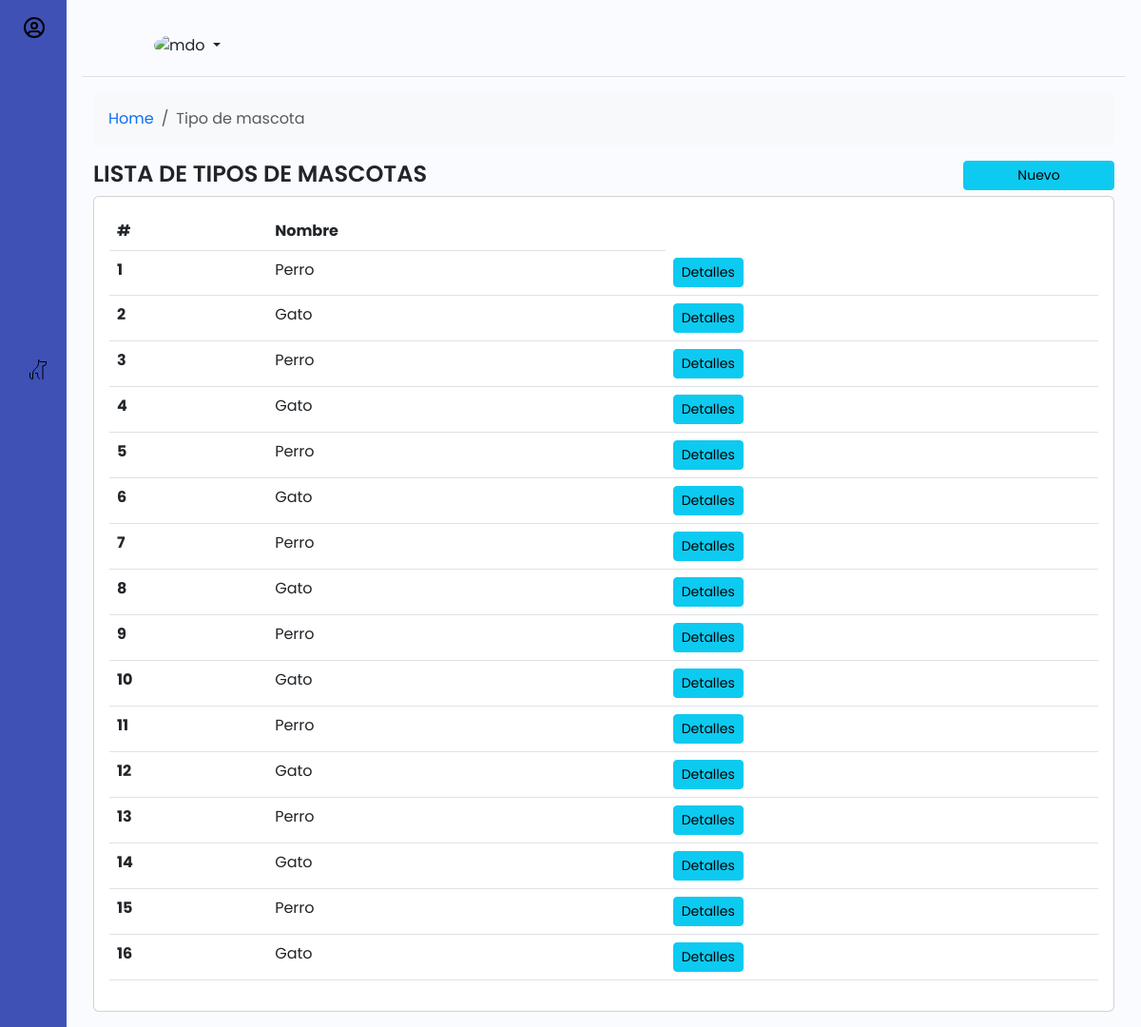
The page /Pag/Tipomascota/lista.php on the database its author committed.
### tables this page shows
CREATE TABLE IF NOT EXISTS `tipo_mascota` (
  `id_tipom` int NOT NULL AUTO_INCREMENT,
  `nombre` varchar(50) NOT NULL,
  PRIMARY KEY (`id_tipom`)
);

### includes/conn.php (called while the page is built, shortened)
<?php
	class conectarDB {
		public function __construct(){
			try{
				$this->conn_db=new PDO(DB_HOST,DB_USER,DB_PASS);
			}catch(Exception $e){
				echo "Error al conectar" .$e->getCode();
			}
		}
	}
?>

### modelo/class_tipomascota.php (called while the page is built, shortened)
<?php
require_once($_SERVER['DOCUMENT_ROOT'].'/MISMASCOTAS/includes/conn.php');
class tipomascota extends conectarDB{
	public function listar_tipomascota(){
		$sql="SELECT * FROM tipo_mascota";
		$sentencia=$this->conn_db->prepare($sql);
		$sentencia->execute();
		$resultados = $sentencia->fetchAll(PDO::FETCH_ASSOC);
		return $resultados;
	}
}

### Pag/Tipomascota/lista.php (the view, shortened to what this page needs)
<?php
    $tipomascota =  new tipomascota();
    $lista =  $tipomascota->listar_tipomascota();
?>
<div class="row">
    <div class="col-md-12">
        <nav aria-label="breadcrumb">
            <ol class="breadcrumb p-3 bg-body-tertiary rounded-3">
            <li class="breadcrumb-item"><a href="#">Home</a></li>
            <li class="breadcrumb-item active" aria-current="page">Tipo de mascota</li>
            </ol>
        </nav>
    </div>
</div>
<div class="row">
    <div class="col-md-10">
        <h1>LISTA DE TIPOS DE MASCOTAS</h1>
    </div>
    <div class="col-md-2">
        <a href="residencial_nuevo.php" class="btn btn-info btn-sm col-12">Nuevo</a>
    </div>
</div>
<div class="row">
    <div class="col-md-12">
        <div class="card">
            <div class="card-body">
                <table class="table">
                    <thead>
                        <tr>
                            <th scope="col">#</th>
                            <th scope="col">Nombre</th>
                        </tr>
                    </thead>
                    <tbody>
                        <?php
                            $cont = 0;
                            foreach($lista as $fila){
                                $cont++;
                            ?>
                            <tr>
                                <th scope="row"><?php echo $cont?></th>
                                <td><?php echo $fila['nombre']?></td>
                                <td><a href="residencial_detalle.php?ID=<?php echo $fila['id_tipom']?>" class="btn btn-sm btn-info">Detalles</a></td>
                            </tr>
                        <?php  } ?>
                    </tbody>
                </table>
            </div>
        </div>
    </div>
</div>

### css/style.css (style rules this page uses)
a { text-decoration: none; }
li { list-style: none; }
h1 { font-weight: 600; font-size: 1.5rem; }
body { font-family: 'Poppins', sans-serif; }
.wrapper { display: flex; }
.main { min-height: 100vh; width: 100%; overflow: hidden; transition: all 0.35s ease-in-out; background-color: #fafbfe; }
#sidebar { width: 70px; min-width: 70px; z-index: 1000; transition: all .25s ease-in-out; background-color: #3f51b5; display: flex; flex-direction: column; }
.toggle-btn { background-color: transparent; cursor: pointer; border: 0; padding: 1rem 1.5rem; }
.sidebar-nav { padding: 2rem 0; flex: 1 1 auto; }
a.sidebar-link { padding: .625rem 1.625rem; color: #FFF; display: block; font-size: 0.9rem; white-space: nowrap; border-left: 3px solid transparent; }
.sidebar-item { position: relative; }

### rows shown on the page
tipo_mascota: nombre "Perro"
tipo_mascota: nombre "Gato"
tipo_mascota: nombre "Perro"
tipo_mascota: nombre "Gato"
tipo_mascota: nombre "Perro"
tipo_mascota: nombre "Gato"
tipo_mascota: nombre "Perro"
tipo_mascota: nombre "Gato"
tipo_mascota: nombre "Perro"
tipo_mascota: nombre "Gato"
tipo_mascota: nombre "Perro"
tipo_mascota: nombre "Gato"
tipo_mascota: nombre "Perro"
tipo_mascota: nombre "Gato"
tipo_mascota: nombre "Perro"
tipo_mascota: nombre "Gato"
